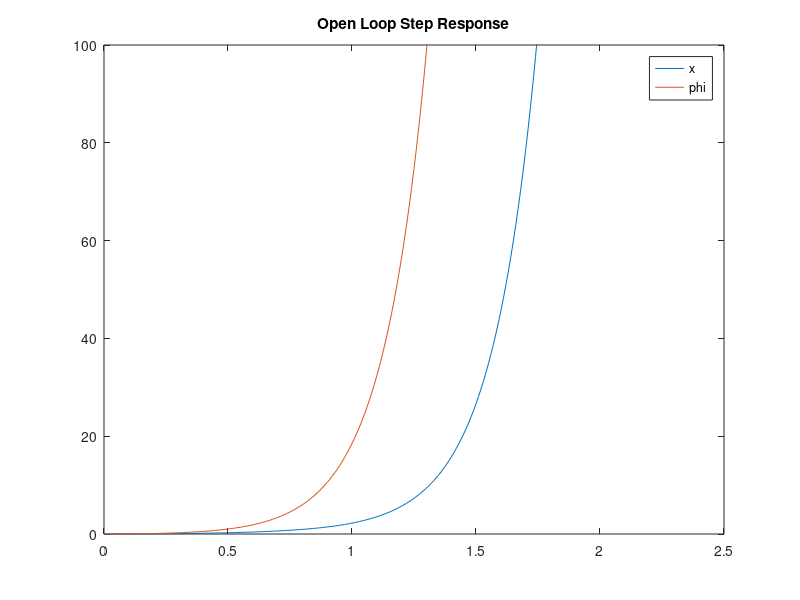

Source code (MATLAB):
M = 0.5;
m = 0.2;
b = 0.1;
I = 0.006;
l = 0.3;
g = 9.8;
q = (I+m*l*l)*(M+m) - (m*l)^2;

s = tf('s');

P_pend = ((m*l*s^2)/q)/(s^4 + (b*(I+m*l*l)*s^3)/q - ((M+m)*m*g*l*s^2)/q - b*m*g*l*s/q);
P_cart = (((I+m*l*l)*s^2-m*g*l)/q)/(s^4 + (b*(I+m*l*l)*s^3)/q - ((M+m)*m*g*l*s^2)/q - b*m*g*l*s/q);

sys_tf = [P_cart;P_pend];

inputs = {'Fv'};
outputs = {'x';'phi'};

set(sys_tf,'InputName',inputs);
set(sys_tf,'OutputName',outputs);

t = 0:0.01:5;
u = ones(size(t));
[y,t] = lsim(sys_tf,u,t);
plot(t,y);
axis([0 2.5 0 100]);
title('Open Loop Step Response');
legend('x','phi');